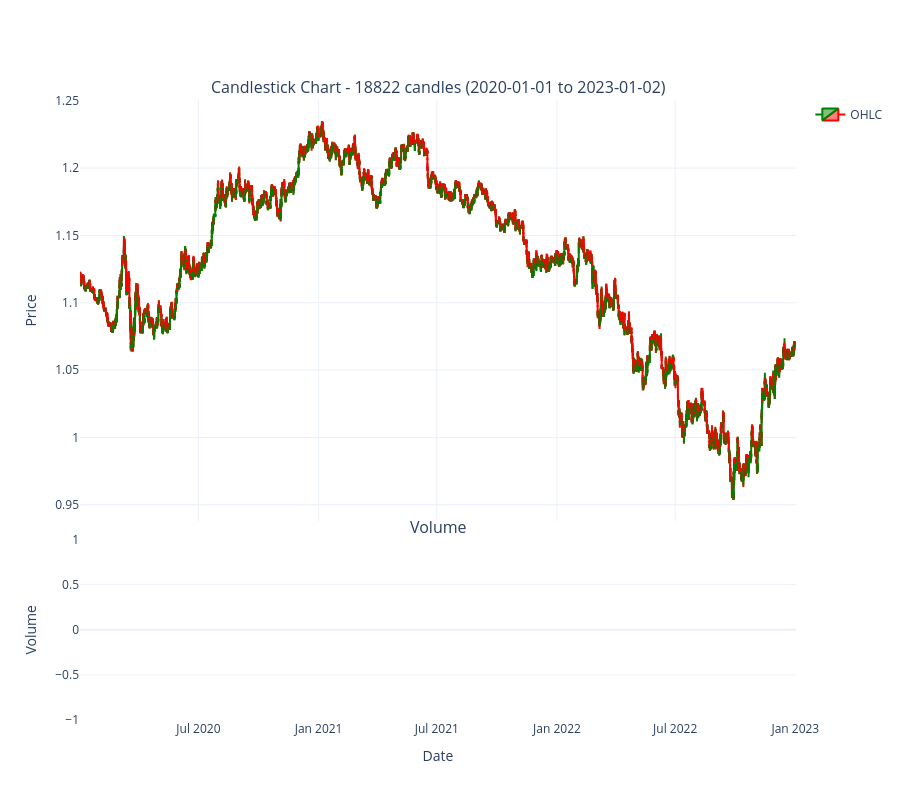

Here is the notebook cell this chart was saved with:
### Code cell
# Plot the candlestick chart
fig = plot_candlestick(df, show_volume=True)
fig.show()

### Figure 1 — Plotly figure (JSON) as saved in the notebook; plotly's stock layout.template omitted (floating-point values rounded to 4 significant figures; data arrays with more than 128 entries replaced by an {"elided": "..."} marker saying what was removed)
{"data": [{"close": {"elided": "18822 float values"}, "decreasing": {"line": {"color": "red"}}, "high": {"elided": "18822 float values"}, "increasing": {"line": {"color": "green"}}, "low": {"elided": "18822 float values"}, "name": "OHLC", "open": {"elided": "18822 float values"}, "type": "candlestick", "x": {"elided": "18822 str values"}, "xaxis": "x", "yaxis": "y"}, {"marker": {"color": {"elided": "18822 str values"}}, "name": "Volume", "showlegend": false, "type": "bar", "x": {"elided": "18822 str values"}, "xaxis": "x2", "y": {"elided": "18822 float values"}, "yaxis": "y2"}], "layout": {"annotations": [{"font": {"size": 16}, "showarrow": false, "text": "Candlestick Chart - 18822 candles (2020-01-01 to 2023-01-02)", "x": 0.5, "xanchor": "center", "xref": "paper", "y": 1.0, "yanchor": "bottom", "yref": "paper"}, {"font": {"size": 16}, "showarrow": false, "text": "Volume", "x": 0.5, "xanchor": "center", "xref": "paper", "y": 0.291, "yanchor": "bottom", "yref": "paper"}], "height": 800, "hovermode": "x unified", "xaxis": {"anchor": "y", "domain": [0, 1], "matches": "x2", "rangeslider": {"visible": false}, "showticklabels": false}, "xaxis2": {"anchor": "y2", "domain": [0, 1], "title": {"text": "Date"}}, "yaxis": {"anchor": "x", "domain": [0.321, 1.0], "title": {"text": "Price"}}, "yaxis2": {"anchor": "x2", "domain": [0, 0.291], "title": {"text": "Volume"}}}}
